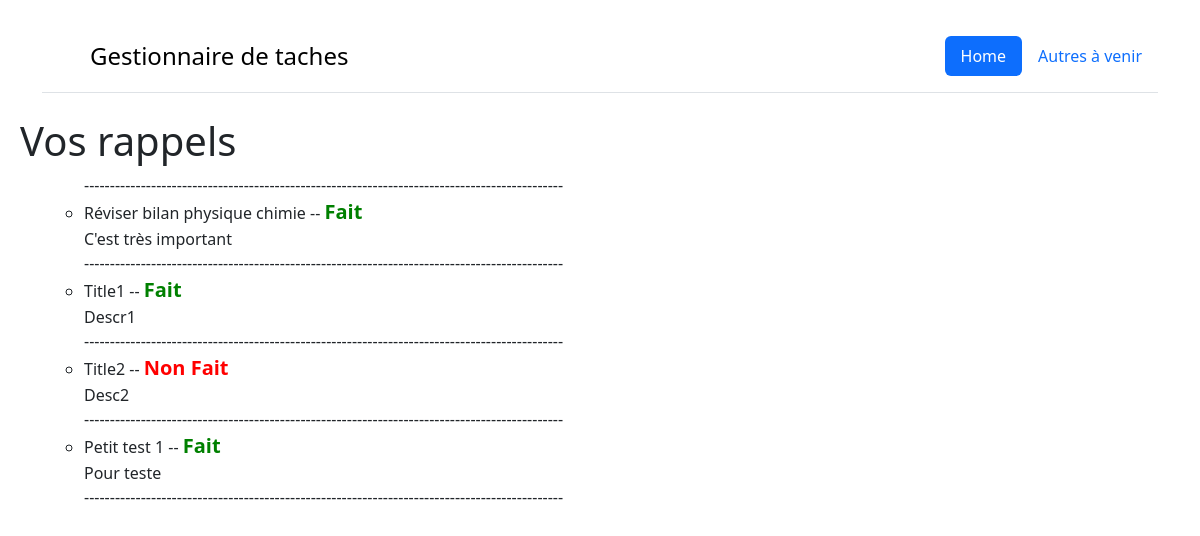
Page /all_reminders on the committed database.
### taches/models.py (models this page shows, shortened)
class Reminder(models.Model):
    title = models.TextField(max_length=200)
    description = models.TextField(default="")
    isDone = models.BooleanField(default=False)

### taches/views.py (the view)
# urls.py: path('all_reminders', all_reminders, name='all_reminders')
def all_reminders(request):
    reminders = Reminder.objects.all()
    return render(request, 'pages/all_reminders.html', {'reminders' : reminders})

### taches/templates/pages/all_reminders.html
{% extends 'templates/template.html' %}
{% block body %}
    <h1>Vos rappels</h1>
    <ul>
        {% if reminders %}
            <ul>
                <span>---------------------------------------------------------------------------------------------</span>
                {% for rem in reminders %}
                    <li>
                        {{ rem.title }} -- {% if rem.isDone %} <strong style="color: green; font-size: 20px;">Fait</strong> {% else %}<strong style="color: red; font-size: 20px;">Non Fait</strong>{% endif %}
                        <br>
                        {{ rem.description }}
                    </li>
                    <span>---------------------------------------------------------------------------------------------</span>
                {% endfor %}
            </ul>
        {% else %}
            <p>Aucun livre disponible pour le moment.</p>
        {% endif %}
            </ul>
{% endblock %}

### taches/templates/templates/template.html (shortened to what this page needs)
<!doctype html>
<html lang="en">
<head>
    <link rel="stylesheet" href="styles/index.css">
    <link href="https://cdn.jsdelivr.net/npm/bootstrap@5.3.2/dist/css/bootstrap.min.css" rel="stylesheet">
</head>
<header>
    <div class="container">
        <div class="d-flex flex-wrap justify-content-center py-3 mb-4 border-bottom">
          <a href="" class="d-flex align-items-center mb-3 mb-md-0 me-md-auto link-body-emphasis text-decoration-none">
            <svg class="bi me-2" width="40" height="32"><use xlink:href="#bootstrap"/></svg>
            <span class="fs-4"> Gestionnaire de taches
            </span>
          </a>
          <ul class="nav nav-pills">
            <li class="nav-item"><a href="" class="nav-link active" aria-current="page">Home</a></li>
            <li class="nav-item"><a href="" class="nav-link">Autres à venir</a></li>
          </ul>
        </div>
      </div>
</header>
  <body>
    {% block body %}{% endblock %}
  </body>
</html>

### taches/templates/styles/index.css (style rules this page uses)
body { padding: 20px; }

### taches/templates/templates/template.html (style rules this page uses)
body { padding: 20px; }

### rows in the picture
Reminder: title "Réviser bilan physique chimie", isDone "Fait", description "C'est très important"
Reminder: title "Title1", isDone "Fait", description "Descr1"
Reminder: title "Title2", isDone "Non Fait", description "Desc2"
Reminder: title "Petit test 1", isDone "Fait", description "Pour teste"
